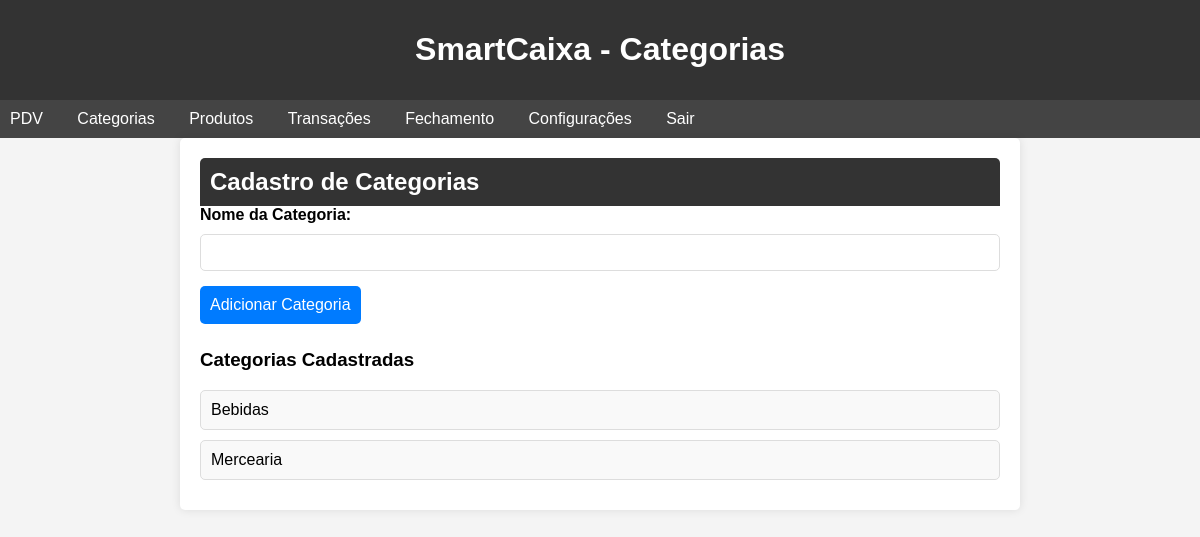
The page /categorias (signed in) on the database as committed earlier.
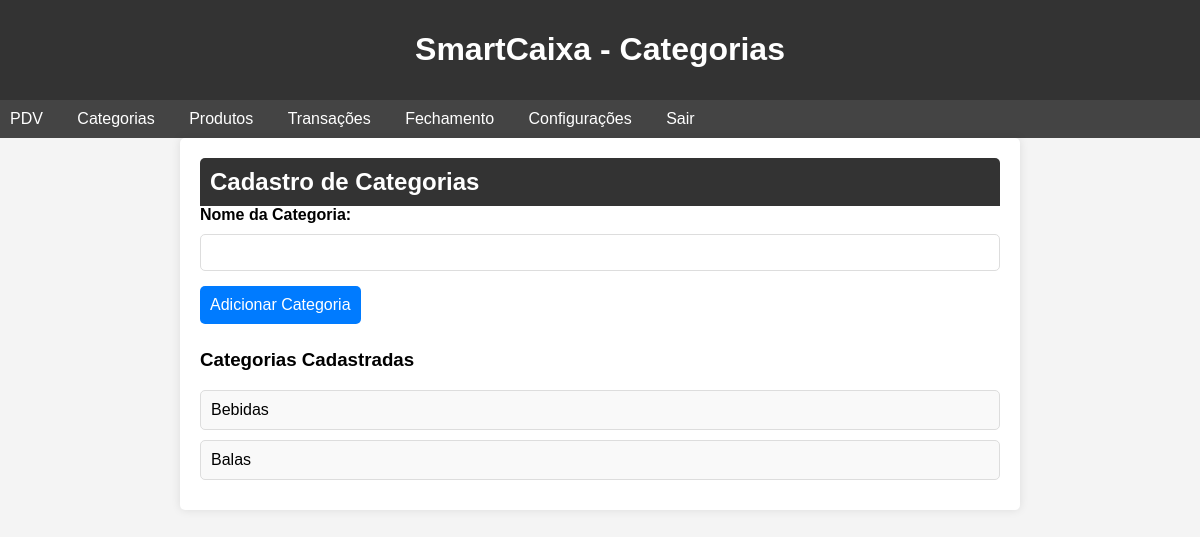
The same page on the database as committed later.
### models.py (models this page shows)
class Categoria(db.Model):
    id = db.Column(db.Integer, primary_key=True)
    nome = db.Column(db.String(50), nullable=False)
    produtos = db.relationship('Produto', backref='categoria', lazy=True)

### app.py (the view)
@app.route('/categorias')
def categorias():
    if 'usuario' not in session:
        return redirect(url_for('index'))
    categorias = Categoria.query.all()
    return render_template('categorias.html', categorias=categorias)

### app.py (called while the page is built)
@login_manager.user_loader
def load_user(user_id):
    return Usuario.query.get(int(user_id))

### templates/categorias.html (shortened to what this page needs)
<!DOCTYPE html>
<html lang="pt-BR">
<head>
    <link rel="stylesheet" href="{{ url_for('static', filename='style.css') }}">
</head>
<body>
    <header>
        <h1>SmartCaixa - Categorias</h1>
    </header>
    <nav>
        <ul>
            <li><a href="{{ url_for('pdv') }}">PDV</a></li>
            <li><a href="{{ url_for('categorias') }}">Categorias</a></li>
            <li><a href="{{ url_for('produtos') }}">Produtos</a></li>
            <li><a href="{{ url_for('transacoes') }}">Transações</a></li>
            <li><a href="{{ url_for('fechamento') }}">Fechamento</a></li>
            <li><a href="{{ url_for('configuracoes') }}">Configurações</a></li>
            <li><a href="{{ url_for('logout') }}">Sair</a></li>
        </ul>
    </nav>
    <div class="categorias-container">
        <h2>Cadastro de Categorias</h2>
        <form action="{{ url_for('add_categoria') }}" method="post">
            <label for="nome_categoria">Nome da Categoria:</label>
            <input type="text" id="nome_categoria" name="nome_categoria" required>
            <button type="submit">Adicionar Categoria</button>
        </form>
        <h3>Categorias Cadastradas</h3>
        <ul id="lista-categorias">
            {% for categoria in categorias %}
                <li>{{ categoria.nome }}</li>
            {% endfor %}
        </ul>
    </div>
</body>
</html>

### static/style.css (style rules this page uses)
body { font-family: Arial, sans-serif; margin: 0; padding: 0; }
header { background-color: #333; color: white; padding: 10px; text-align: center; }
.login-container, .pdv-container, .categorias-container, .produtos-container, .transacoes-container, .fechamento-container, .configuracoes-container { margin: 20px; }
input, button, select { padding: 10px; margin: 5px 0; }
button { background-color: #007bff; color: white; border: none; cursor: pointer; }

### templates/categorias.html (style rules this page uses)
body { font-family: Arial, sans-serif; background-color: #f4f4f4; margin: 0; padding: 0; }
header { background-color: #333; color: #fff; padding: 10px 20px; text-align: center; }
nav ul { list-style-type: none; padding: 0; margin: 0; background-color: #444; }
nav ul li { display: inline; margin-right: 10px; }
nav ul li a { color: #fff; text-decoration: none; padding: 10px; display: inline-block; }
.categorias-container { padding: 20px; max-width: 800px; margin: auto; background-color: #fff; border-radius: 5px; box-shadow: 0 0 10px rgba(0, 0, 0, 0.1); }
.categorias-container h2 { background-color: #333; color: #fff; padding: 10px; margin: 0; border-radius: 5px 5px 0 0; }
.categorias-container form { margin-bottom: 20px; }
.categorias-container label { display: block; margin-bottom: 5px; font-weight: bold; }
.categorias-container input[type="text"] { width: calc(100% - 22px); padding: 10px; border: 1px solid #ddd; border-radius: 5px; margin-bottom: 10px; }
.categorias-container button { background-color: #007bff; color: #fff; border: none; padding: 10px; cursor: pointer; border-radius: 5px; font-size: 16px; }
.categorias-container ul { list-style-type: none; padding: 0; margin: 0; }
.categorias-container ul li { background-color: #f9f9f9; border: 1px solid #ddd; border-radius: 5px; padding: 10px; margin-bottom: 10px; }

Rows that differ between the two databases and show on the page:
changed Categoria: nome "Mercearia" → "Balas"
